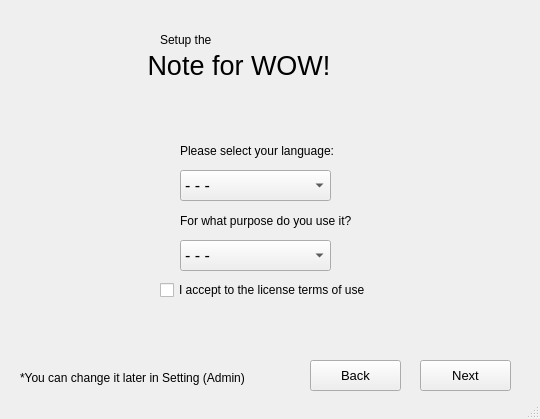
<?xml version="1.0" encoding="UTF-8"?>
<ui version="4.0">
 <class>MainWindow</class>
 <widget class="QMainWindow" name="MainWindow">
  <property name="enabled">
   <bool>true</bool>
  </property>
  <property name="geometry">
   <rect>
    <x>0</x>
    <y>0</y>
    <width>540</width>
    <height>419</height>
   </rect>
  </property>
  <property name="windowTitle">
   <string>Note for WOW! Setup</string>
  </property>
  <property name="windowIcon">
   <iconset>
    <normaloff>../Material/3cc089d557f24e431b1cd45ab88d2f1f86d7d2615157b96a7f61c37ec7b25663_100.webp</normaloff>../Material/3cc089d557f24e431b1cd45ab88d2f1f86d7d2615157b96a7f61c37ec7b25663_100.webp</iconset>
  </property>
  <widget class="QWidget" name="centralwidget">
   <widget class="QCheckBox" name="chb_accept">
    <property name="geometry">
     <rect>
      <x>160</x>
      <y>280</y>
      <width>221</width>
      <height>20</height>
     </rect>
    </property>
    <property name="font">
     <font>
      <pointsize>9</pointsize>
     </font>
    </property>
    <property name="text">
     <string>I accept to the license terms of use</string>
    </property>
   </widget>
   <widget class="QLabel" name="label_2">
    <property name="geometry">
     <rect>
      <x>50</x>
      <y>50</y>
      <width>411</width>
      <height>31</height>
     </rect>
    </property>
    <property name="font">
     <font>
      <pointsize>20</pointsize>
     </font>
    </property>
    <property name="text">
     <string>             Note for WOW!</string>
    </property>
   </widget>
   <widget class="QLabel" name="label_9">
    <property name="geometry">
     <rect>
      <x>380</x>
      <y>30</y>
      <width>51</width>
      <height>51</height>
     </rect>
    </property>
    <property name="text">
     <string/>
    </property>
    <property name="pixmap">
     <pixmap>../Material/3cc089d557f24e431b1cd45ab88d2f1f86d7d2615157b96a7f61c37ec7b25663_100.webp</pixmap>
    </property>
    <property name="scaledContents">
     <bool>true</bool>
    </property>
   </widget>
   <widget class="QPushButton" name="bt_next">
    <property name="geometry">
     <rect>
      <x>420</x>
      <y>360</y>
      <width>91</width>
      <height>31</height>
     </rect>
    </property>
    <property name="font">
     <font>
      <pointsize>10</pointsize>
     </font>
    </property>
    <property name="text">
     <string>Next</string>
    </property>
   </widget>
   <widget class="QLabel" name="label">
    <property name="geometry">
     <rect>
      <x>160</x>
      <y>30</y>
      <width>81</width>
      <height>20</height>
     </rect>
    </property>
    <property name="font">
     <font>
      <pointsize>9</pointsize>
     </font>
    </property>
    <property name="text">
     <string>Setup the</string>
    </property>
   </widget>
   <widget class="QComboBox" name="cb_language">
    <property name="geometry">
     <rect>
      <x>180</x>
      <y>170</y>
      <width>151</width>
      <height>31</height>
     </rect>
    </property>
    <property name="font">
     <font>
      <pointsize>12</pointsize>
     </font>
    </property>
    <property name="currentIndex">
     <number>0</number>
    </property>
    <item>
     <property name="text">
      <string>- - -</string>
     </property>
    </item>
    <item>
     <property name="text">
      <string>English</string>
     </property>
    </item>
   </widget>
   <widget class="QComboBox" name="cb_edition">
    <property name="geometry">
     <rect>
      <x>180</x>
      <y>240</y>
      <width>151</width>
      <height>31</height>
     </rect>
    </property>
    <property name="font">
     <font>
      <pointsize>12</pointsize>
     </font>
    </property>
    <property name="currentIndex">
     <number>0</number>
    </property>
    <item>
     <property name="text">
      <string>- - -</string>
     </property>
    </item>
    <item>
     <property name="text">
      <string>Home</string>
     </property>
    </item>
    <item>
     <property name="text">
      <string>Enterprise</string>
     </property>
    </item>
   </widget>
   <widget class="QLabel" name="label_3">
    <property name="geometry">
     <rect>
      <x>180</x>
      <y>140</y>
      <width>161</width>
      <height>21</height>
     </rect>
    </property>
    <property name="font">
     <font>
      <pointsize>9</pointsize>
     </font>
    </property>
    <property name="text">
     <string>Please select your language:</string>
    </property>
   </widget>
   <widget class="QLabel" name="label_4">
    <property name="geometry">
     <rect>
      <x>180</x>
      <y>210</y>
      <width>191</width>
      <height>21</height>
     </rect>
    </property>
    <property name="font">
     <font>
      <pointsize>9</pointsize>
     </font>
    </property>
    <property name="text">
     <string>For what purpose do you use it?</string>
    </property>
   </widget>
   <widget class="QLabel" name="label_8">
    <property name="geometry">
     <rect>
      <x>20</x>
      <y>370</y>
      <width>241</width>
      <height>16</height>
     </rect>
    </property>
    <property name="text">
     <string>*You can change it later in Setting (Admin)</string>
    </property>
   </widget>
   <widget class="QPushButton" name="bt_back">
    <property name="geometry">
     <rect>
      <x>310</x>
      <y>360</y>
      <width>91</width>
      <height>31</height>
     </rect>
    </property>
    <property name="font">
     <font>
      <pointsize>10</pointsize>
     </font>
    </property>
    <property name="text">
     <string>Back</string>
    </property>
   </widget>
  </widget>
  <widget class="QStatusBar" name="statusbar"/>
 </widget>
 <resources/>
 <connections/>
</ui>
